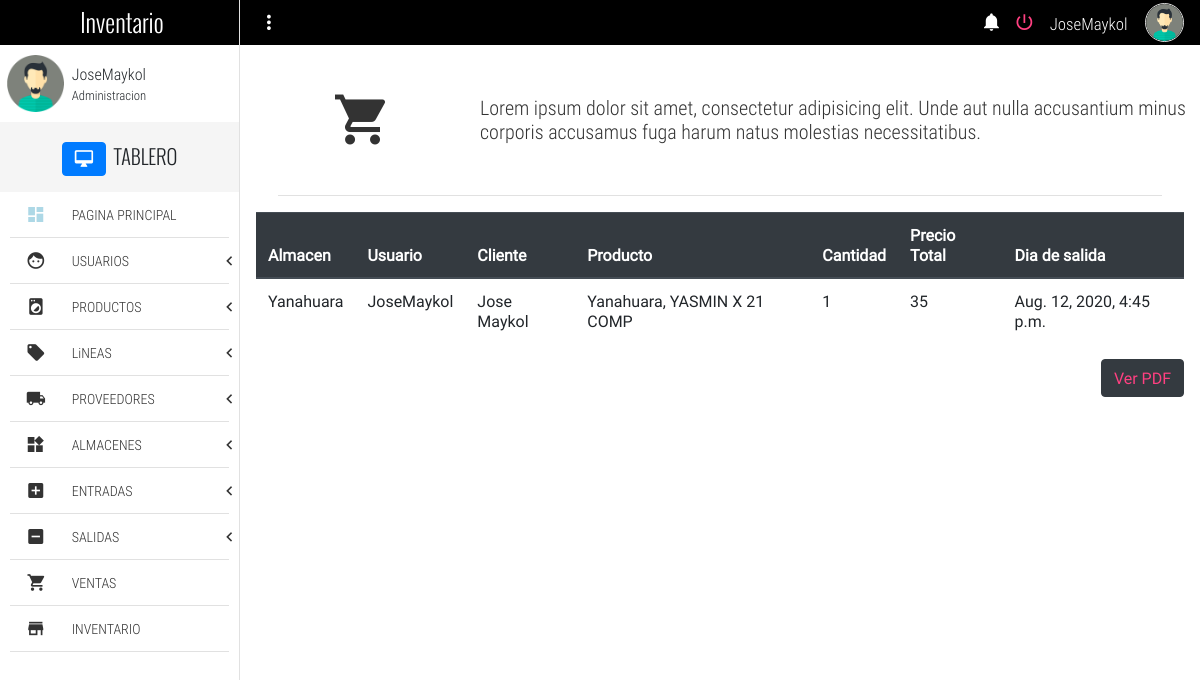
/sales (signed in), run on an earlier commit of the app's database.
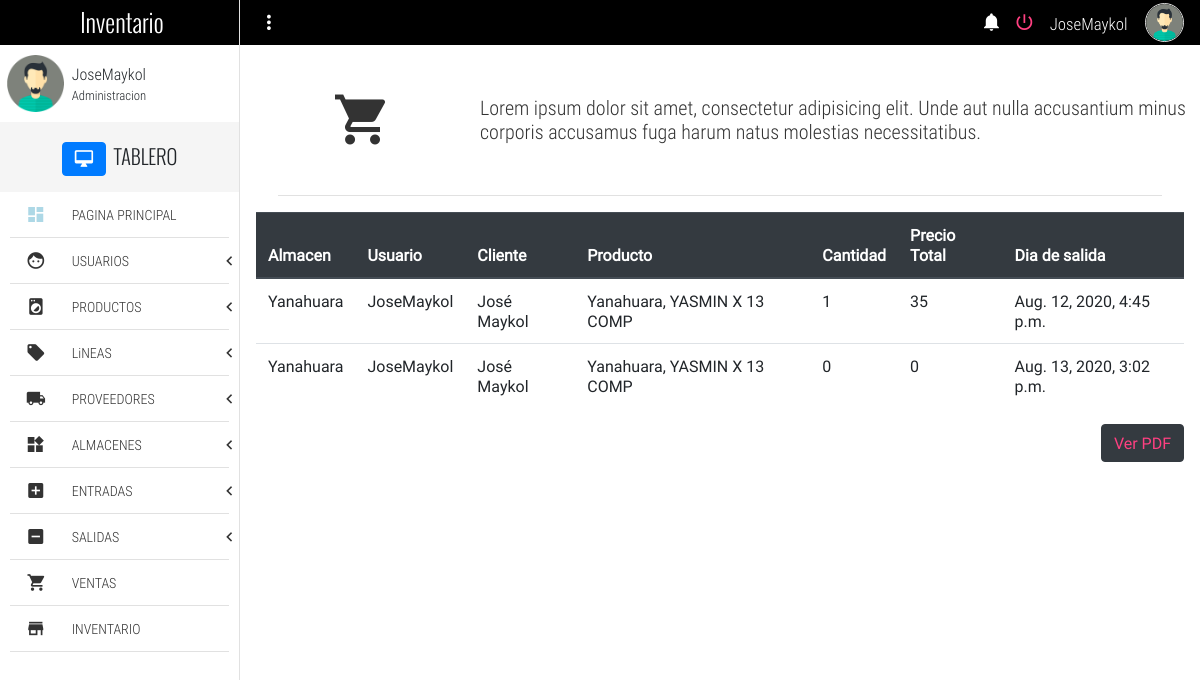
And on a later commit of the database.
### Inventario/models.py (models this page shows, shortened)
class Sale(models.Model):
    user_name =  models.ForeignKey(User,on_delete= models.SET_DEFAULT, verbose_name= "Usuario", default= None)
    client = models.ForeignKey(Client, on_delete = models.SET_DEFAULT, default= None, verbose_name= "Cliente", null= True)
    product = models.ForeignKey(Inventory, on_delete= models.SET_DEFAULT, verbose_name= "Producto", default= None)
    store = models.ForeignKey(Store, on_delete = models.SET_DEFAULT, verbose_name= "Almacen", default= None)
    cant =  models.PositiveIntegerField(null= True, verbose_name= "Cantidad")
    created_at = models.DateTimeField(auto_now_add=True, null= True,verbose_name= "Fecha de venta")
    total_price = models.PositiveIntegerField(null = True, verbose_name= "Precio total", blank = True)
    class Meta:
        verbose_name = "Salida"
        verbose_name_plural =  "Salidas"

class Store(models.Model):
    store_name = models.CharField(null= True, max_length= 50, verbose_name= "Nombre de almacen")
    location = models.CharField(null= True, max_length= 100, verbose_name= "Ubicacion")
    def __str__(self):
        return self.store_name
    class Meta:
        verbose_name = "Almacen"
        verbose_name_plural = "Almacenes"

class Client(models.Model):
    customer_name =  models.CharField(max_length= 60, null= True, verbose_name= "Nombre del cliente")
    phone = models.CharField(max_length=20, null= True, verbose_name= "Numero de telefono")
    email = models.EmailField(null= True, verbose_name= "Correo electronico")
    razon_social = models.CharField(max_length=200,null=True, verbose_name="Razon social")
    RUC =models.CharField(null=True, max_length=11,verbose_name="RUC")
    def __str__(self):
        return self.customer_name
    class Meta:
        verbose_name = "Cliente"
        verbose_name_plural = "Clientes"

class Inventory(models.Model):
    store = models.CharField(max_length = 50, null= True, verbose_name= "Almacen")
    product = models.ForeignKey(Entry, on_delete= models.SET_DEFAULT, default= None, null= True)
    cant = models.PositiveIntegerField(null= True, verbose_name= "Cantidad")
    name_product =  models.CharField(max_length= 100, null= True, verbose_name= "Producto")
    presentation = models.CharField(max_length= 110, null = True, verbose_name= "Presentación")
    price_product = models.PositiveIntegerField(null= True, verbose_name = "Precio del producto")
    providers = models.CharField(null = True, verbose_name= "Proveedor", max_length= 100)
    line = models.CharField(max_length= 100,null = True, verbose_name= "Linea del producto")
    entry_date = models.DateTimeField(auto_now_add=True, null= True,verbose_name= "Fecha de entrada")
    def __str__(self):
        return f'{self.store}, {self.name_product}'

### Inventario/views.py (the view)
# urls.py: path('sales', views.sales, name = 'sales'),
def sales(request):
    sales = Sale.objects.all()
    return render(request,'sales.html',{'sales':sales})

### Templates/sales.html (shortened to what this page needs)
{% extends 'base.html' %}
{% block content %}
	<section class="full-width pageContent">
		<section class="full-width header-well">
			<div class="full-width header-well-icon">
				<i class="zmdi zmdi-shopping-cart"></i>
			</div>
			<div class="full-width header-well-text">
				<p class="text-condensedLight">
					Lorem ipsum dolor sit amet, consectetur adipisicing elit. Unde aut nulla accusantium minus corporis accusamus fuga harum natus molestias necessitatibus.
				</p>
			</div>
		</section>
		<div class="full-width divider-menu-h"></div>
		<div class="mdl-grid">
			<div class="mdl-cell mdl-cell--4-col-phone mdl-cell--8-col-tablet mdl-cell--12-col-desktop">
				<table class="table">
					<thead class="thead-dark">
					  <tr>
						<th scope="col">Almacen</th>
						<th scope="col">Usuario</th>
						<th scope="col">Cliente</th>
						<th scope="col">Producto</th>
						<th scope="col">Cantidad</th>
						<th scope="col">Precio Total</th>
						<th scope="col">Dia de salida</th>
					  </tr>
					</thead>
					<tbody>
					{% for s in sales%}
					  <tr>
						<td>{{s.store}}</td>
						<td>{{s.user_name}}</td>
						<td>{{s.client}}</td>
						<td>{{s.product}}</td>
						<td>{{s.cant}}</td>
						<td>{{s.total_price}}</td>
						<td>{{s.created_at}}</td>
					  </tr>
					{% endfor %}
					</tbody>
				</table>
				<button style="float:right ;" type="button" class="btn btn-dark"><a href="{% url 'render/pdf_sales/' %}" target="_blank"> Ver PDF</a></button>
			</div>
		</div>
	</section>
{% endblock %}

What changed in the data, as far as the page shows it:
changed through a linked row, Sale "Aug. 12, 2020, 4:45 p.m.": client "Jose Maykol" → "José Maykol"; product "Yanahuara, YASMIN X 21 COMP" → "Yanahuara, YASMIN X 13 COMP"
added Sale: store "Yanahuara", user_name "JoseMaykol", client "José Maykol", product "Yanahuara, YASMIN X 13 COMP", cant "0", total_price "0", created_at "Aug. 13, 2020, 3:02 p.m."
